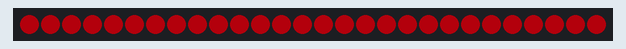
This sketch was run on a simulated Arduino Uno, built with avr-gcc and run on an emulated ATmega328P. On the bench: 28 RGB LEDs in strip order, left to right. Dim RGB values are drawn brighter than linear.

Above: at 4.3 s.
At 8.07 s:
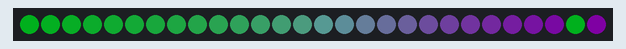
At 13.74 s:
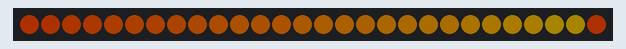
At 21.17 s:
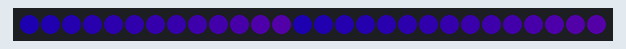
At 30.83 s:
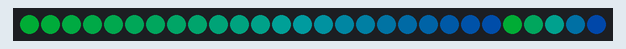
At 38.97 s:
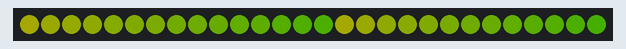

The sketch:

blendwave.ino
```cpp
#include "FastLED.h"                                          // FastLED library.

// Fixed definitions cannot change on the fly.
#define LED_DT 0                                              // Data pin to connect to the strip.
#define LED_CK 1                                              // Clock pin for WS2801 or APA102.
#define COLOR_ORDER BGR                                       // It's GRB for WS2812 and BGR for APA102.
#define LED_TYPE APA102                                       // Using APA102, WS2812, WS2801. Don't forget to change LEDS.addLeds.
#define NUM_LEDS 28                                           // Number of LED's.

// Global variables can be changed on the fly.
uint8_t max_bright = 64;                                      // Overall brightness definition. It can be changed on the fly.

struct CRGB leds[NUM_LEDS];                                   // Initialize our LED array.

CRGB clr1;
CRGB clr2;
uint8_t speed;
uint8_t loc1;
uint8_t loc2;
uint8_t ran1;
uint8_t ran2;

void setup() {
  LEDS.addLeds<LED_TYPE, LED_DT, LED_CK, COLOR_ORDER>(leds, NUM_LEDS); // Set up APA102 leds

  FastLED.setBrightness(max_bright);
  FastLED.setMaxPowerInVoltsAndMilliamps(5, 500);                      // FastLED Power management set at 5V, 500mA.
}

void loop(){
  blendwave();
  FastLED.show();
}

void blendwave() {

  speed = beatsin8(6,0,255);

  clr1 = blend(CHSV(beatsin8(3,0,255),255,255), CHSV(beatsin8(4,0,255),255,255), speed);
  clr2 = blend(CHSV(beatsin8(4,0,255),255,255), CHSV(beatsin8(3,0,255),255,255), speed);

  loc1 = beatsin8(10,0,NUM_LEDS-1);

  fill_gradient_RGB(leds, 0, clr2, loc1, clr1);
  fill_gradient_RGB(leds, loc1, clr2, NUM_LEDS-1, clr1);

}
```
